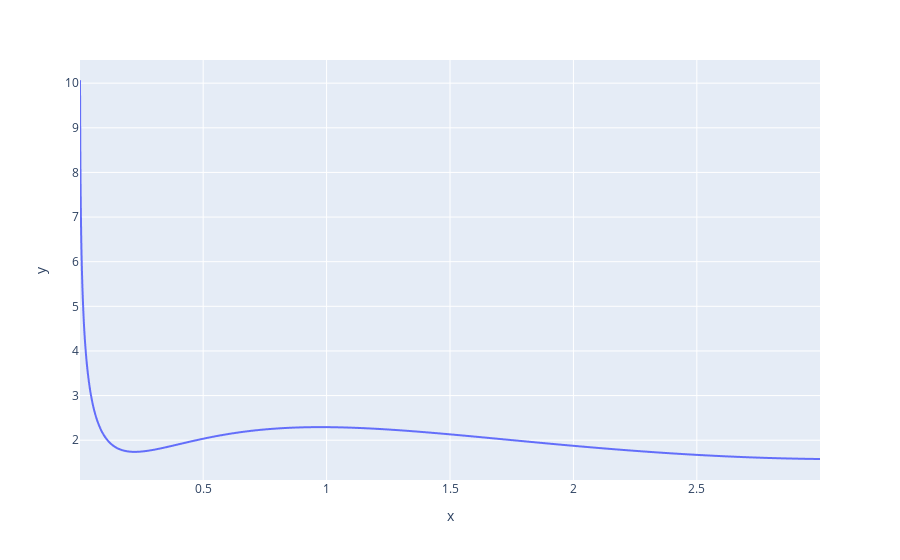

Notebook code cell kept with this figure:
### Markdown cell above
## Test Sympson method

### Code cell
f = lambda x: x**3/47 + 2*log(5/x) - 7*e**(-2*x)

h = 0.001

L = 0+h
R = 3

x = np.arange(L, R, h)
y = [f(i) for i in x]


import plotly.express as px

px.line(x=x, y=y)

### Figure 1 — Plotly figure (JSON) as saved in the notebook; plotly's stock layout.template omitted (floating-point values rounded to 4 significant figures; data arrays with more than 128 entries replaced by an {"elided": "..."} marker saying what was removed)
{"data": [{"hovertemplate": "x=%{x}<br>y=%{y}<extra></extra>", "legendgroup": "", "line": {"color": "#636efa", "dash": "solid"}, "marker": {"symbol": "circle"}, "mode": "lines", "name": "", "showlegend": false, "type": "scattergl", "x": {"elided": "2999 float values"}, "xaxis": "x", "y": {"elided": "2999 float values"}, "yaxis": "y"}], "layout": {"legend": {"tracegroupgap": 0}, "margin": {"t": 60}, "xaxis": {"anchor": "y", "domain": [0, 1], "title": {"text": "x"}}, "yaxis": {"anchor": "x", "domain": [0, 1], "title": {"text": "y"}}}}
